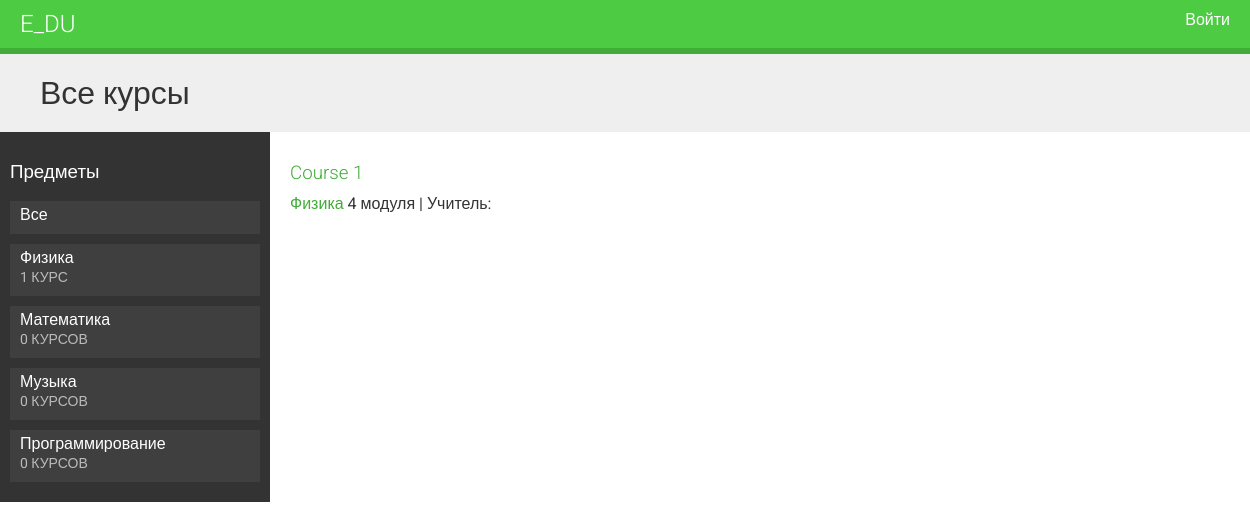
Before: / with the older database file.
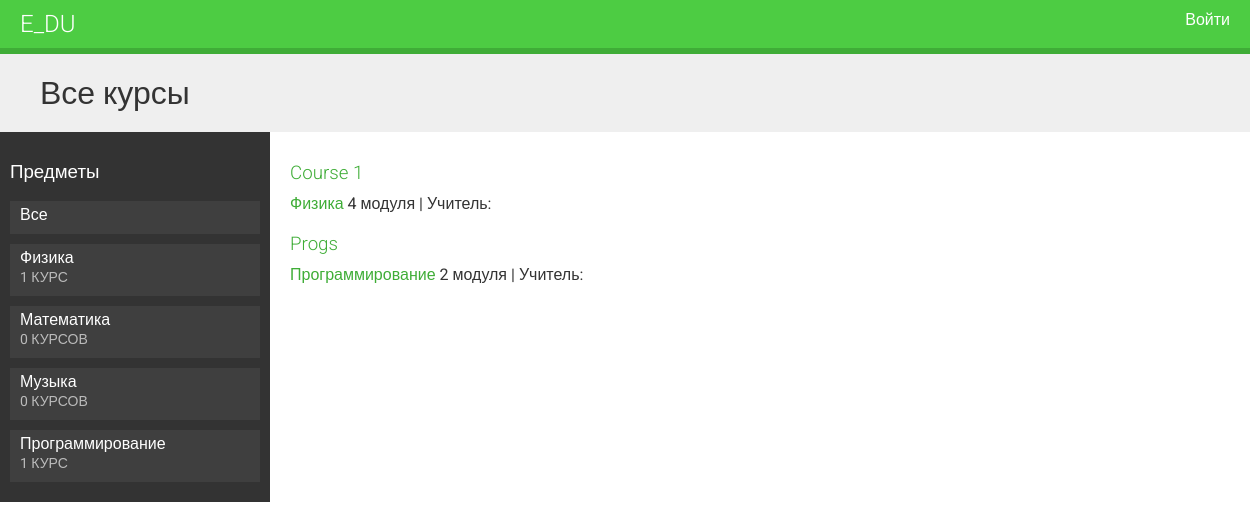
After: the same page with the newer database file.
### courses/models.py (models this page shows, shortened)
class Subject(models.Model):
    title = models.CharField(max_length=200)
    slug = models.SlugField(max_length=200, unique=True)
    class Meta:
        ordering = [
            'title',
        ]
    def __str__(self):
        return self.title

class Course(models.Model):
    owner = models.ForeignKey(
        User, related_name='courses_created', on_delete=models.CASCADE)
    subject = models.ForeignKey(
        Subject, related_name='courses', on_delete=models.CASCADE)
    title = models.CharField(max_length=200)
    slug = models.SlugField(max_length=200, unique=True)
    overview = models.TextField()
    created = models.DateTimeField(auto_now_add=True)
    class Meta:
        ordering = [
            '-created',
        ]

### courses/views.py (the view)
# urls.py: path('', CourseListView.as_view(), name='course_list'),
class CourseListView(TemplateResponseMixin, View):
    model = Course
    template_name = 'courses/course/list.html'
    def get(self, request, subject=None):
        subjects = Subject.objects.annotate(total_courses=Count('courses'))
        courses = Course.objects.annotate(total_modules=Count('modules'))
        if subject:
            subject = get_object_or_404(Subject, slug=subject)
            courses = courses.filter(subject=subject)
        return self.render_to_response({'subjects': subjects, 'subject': subject, 'courses': courses})

### courses/templatetags/course.py (called while the page is built)
@register.filter
def ru_plural(value, variants):
    variants = variants.split(',')
    value = abs(int(value))
    if value % 10 == 1 and value % 100 != 11:
        variant = 0
    elif value % 10 >= 2 and value % 10 <= 4 and (value % 100 < 10 or value % 100 >= 20):
        variant = 1
    else:
        variant = 2
    return variants[variant]

### courses/templates/courses/course/list.html (shortened to what this page needs)
{% extends 'base.html' %}
{% load course %}
{% block content %}
    <h1>
    {% if subject %}
        {{ subject.title }}
    {% else %}
        Все курсы
    {% endif %}
    </h1>
    <div class="contents">
        <h3>Предметы</h3>
        <ul id="modules">
            <li {% if not subject %}class="selected"{% endif %}>
                <a href="{% url 'course_list' %}">Все</a>
            </li>
            {% for s in subjects %}
                <li {% if not subject %}class="selected"{% endif %}>
                    <a href="{% url 'course_list_subject' s.slug %}">
                        {{ s.title }}
                        <br>
                        <span>
                            {{ s.total_courses }} {{ s.total_courses|ru_plural:"курс,курса,курсов" }}
                        </span>
                    </a>
                </li>
            {% endfor %}
        </ul>
    </div>
    <div class="module">
        {% for course in courses %}
            {% with subject=course.subject %}
                <h3>
                    <a href="{% url 'course_detail' course.slug %}">
                        {{ course.title }}
                    </a>
                </h3>
                <p>
                    <a href="{% url 'course_list_subject' subject.slug %}">
                        {{ subject }}
                    </a>
                    {{ course.total_modules }} {{ course.total_modules|ru_plural:"модуль,модуля,модулей" }} |
                    Учитель: {{ course.owner.get_full_name }}
                </p>
            {% endwith %}
        {% endfor %}
    </div>
{% endblock  %}

### courses/templates/base.html (shortened to what this page needs)
{% load static %}
<!DOCTYPE html>
<html lang="en">
<head>
    <link rel="stylesheet" href="{% static 'css/base.css' %}" type="text/css">
</head>
<body>
    <div id="header">
        <a href="/" class="logo">e_du</a>
        <ul class="menu">
            {% if request.user.is_authenticated %}
                <li><a href="{% url 'logout' %}">Выйти</a></li>
            {% else %}
                <li><a href="{% url 'login' %}">Войти</a></li>
            {% endif %}
        </ul>
    </div>
    <div id="content">
        {% block content %}
        {% endblock %}
    </div>
</body>
</html>

### courses/static/css/base.css (style rules this page uses)
body { margin:0; font-family:'Roboto', sans-serif; font-weight:400; color:#333; }
a { color:#3fad37; text-decoration:none; }
ul { float:left; }
h1, h2, h3, h4, h5, h6 { font-family:'Roboto', sans-serif; font-weight:300; }
h1 { background:#efefef; width:100%; overflow:auto; padding:20px 0 20px 40px; margin:0; }
.module { padding:10px 20px; float:left; width:600px; }
.module h3 { margin:20px 0 0; padding:0; width:100%; }
.module p { margin:10px 0 20px; width:100%; float:left; }
#header { background:#4dcc43; overflow:auto; padding:10px 20px; border-bottom:6px solid #3fad37; }
#header .logo { text-decoration:none; font-family:'Roboto', sans-serif; font-weight:300; text-transform:uppercase; font-size:24px; color:#fff; float:left; }
#header a { color:#fff; }
#header .menu { list-style:none; float:right; margin:0; padding:0; }
.contents { width:20%; padding:10px; float:left; background:#333; color: #fff; font-family:'Roboto', sans-serif; }
.contents ul { list-style:none; margin:0; padding:0; width:100%; }
.contents ul li { margin:0 0 10px 0; padding:4px 10px 10px; overflow:auto; cursor:move; }
.contents ul li.selected { background:#3f3f3f; }
.contents ul span { text-transform:uppercase; color:#bbb; font-size:14px; }
.contents ul a { display:block; color:#fff; text-decoration:none; }

Changed rows visible on the page:
computed for Subject "Программирование": total_courses "0" → "1"; total_courses|ru_plural "КУРСОВ" → "КУРС"
added Course: title "Progs", subject "Программирование", total_modules "2", total_modules|ru_plural "модуля"
